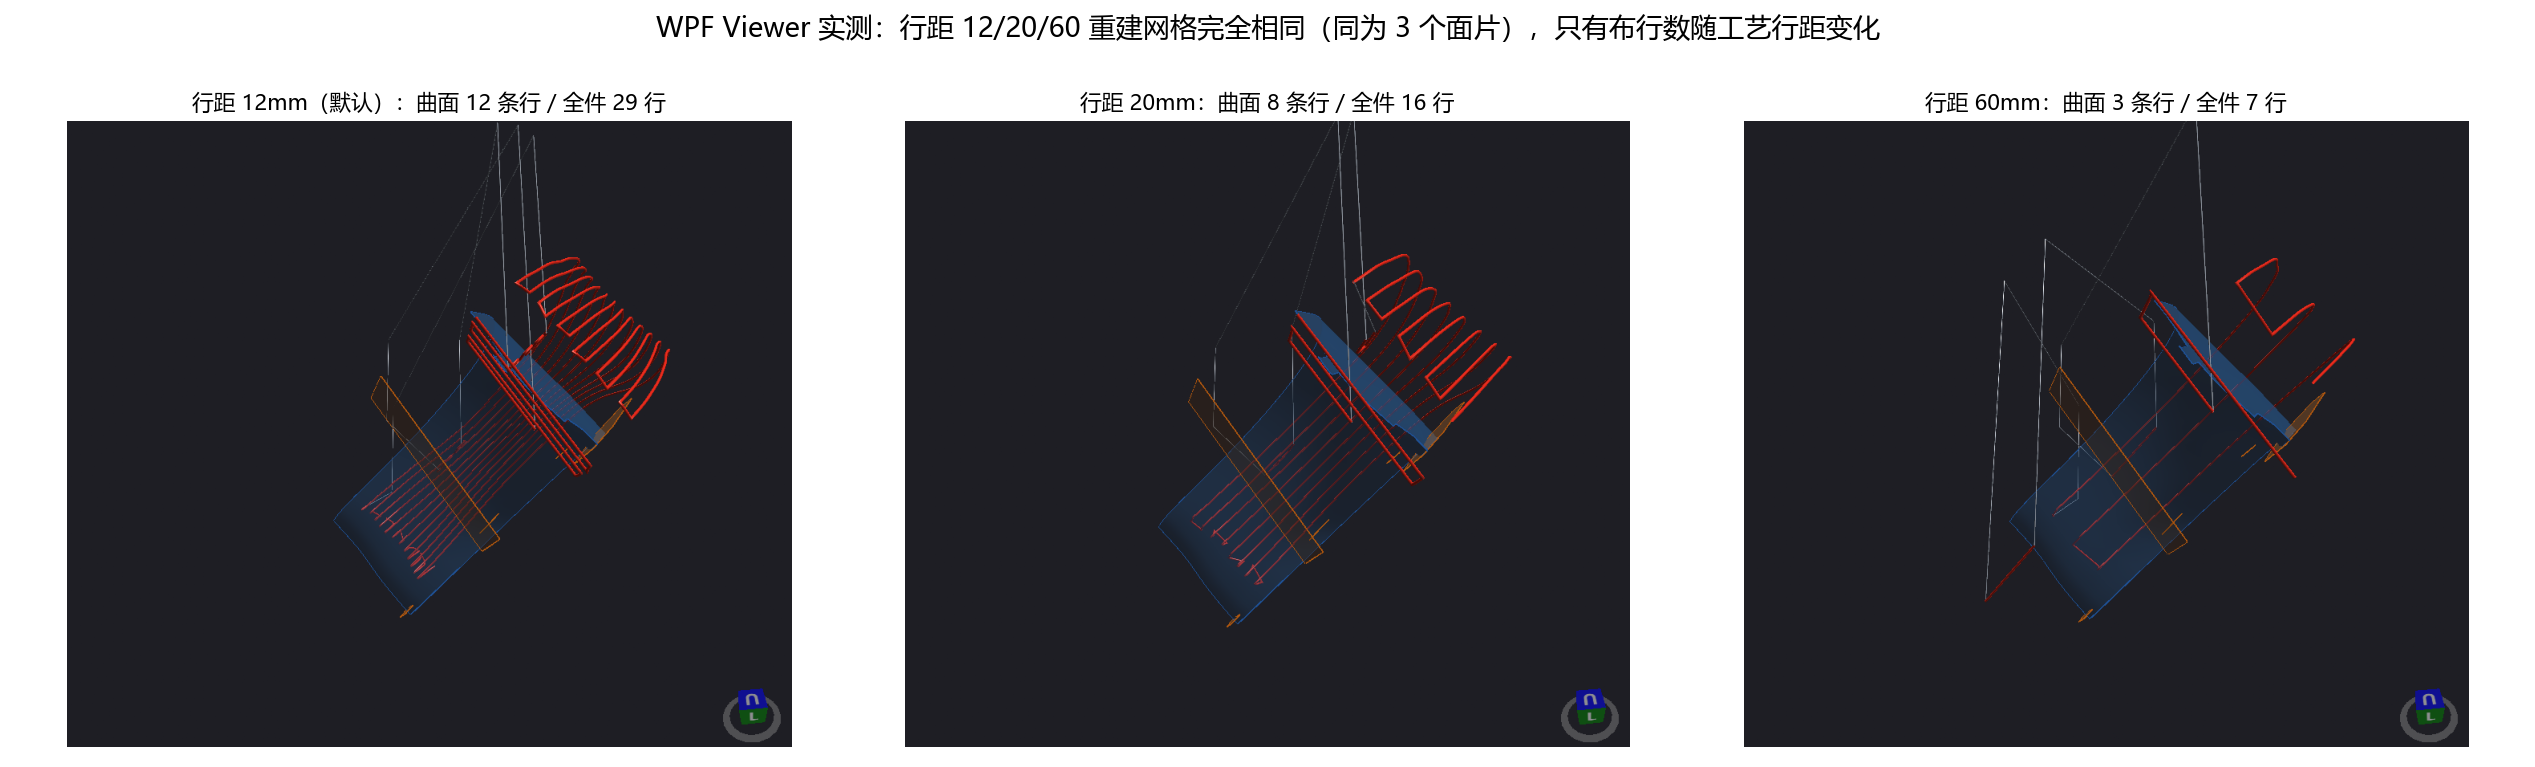

Python code for this plot:
# -*- coding: utf-8 -*-
"""WPF Viewer 实际渲染截图对比：同一重建，行距 12 / 20 / 60。"""
import os

import matplotlib
matplotlib.use("Agg")
import matplotlib.image as mpimg
import matplotlib.pyplot as plt

plt.rcParams["font.sans-serif"] = ["Microsoft YaHei", "SimHei", "SimSun"]
plt.rcParams["axes.unicode_minus"] = False

HERE = os.path.dirname(os.path.abspath(__file__))


def main():
    items = (
        ("ui_row12_iso.png", "行距 12mm（默认）：曲面 12 条行 / 全件 29 行"),
        ("ui_row20_iso.png", "行距 20mm：曲面 8 条行 / 全件 16 行"),
        ("ui_row60_iso.png", "行距 60mm：曲面 3 条行 / 全件 7 行"),
    )
    fig, axes = plt.subplots(1, 3, figsize=(19.5, 5.9))
    for ax, (fn, title) in zip(axes, items):
        ax.imshow(mpimg.imread(os.path.join(HERE, fn)))
        ax.set_title(title, fontsize=12)
        ax.axis("off")
    fig.suptitle("WPF Viewer 实测：行距 12/20/60 重建网格完全相同（同为 3 个面片），只有布行数随工艺行距变化",
                 fontsize=15)
    fig.tight_layout(rect=(0, 0, 1, 0.93))
    out = os.path.join(HERE, "ui_compare.png")
    fig.savefig(out, dpi=130)
    print("saved", out)


if __name__ == "__main__":
    main()
